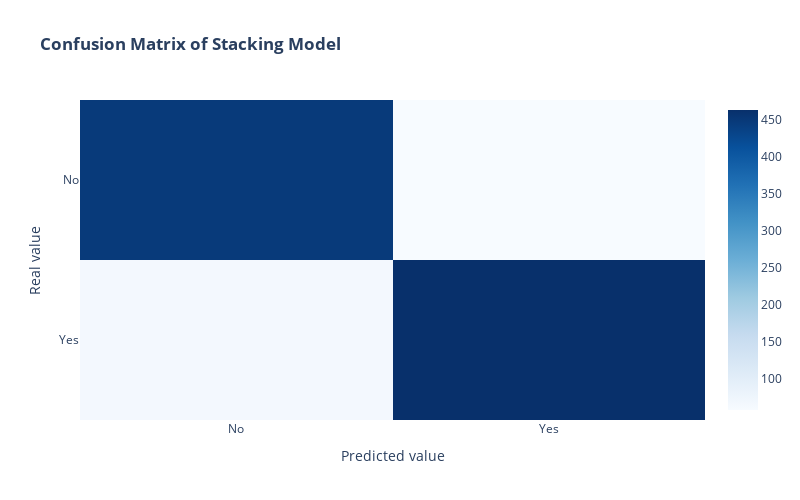

This figure's notebook cell:
### Code cell
from sklearn.metrics import confusion_matrix
import plotly.graph_objects as go
import plotly.io as pio

# Assuming y_pred is your predicted values
# Replace this with the actual predictions from your model
y_pred = Stack.predict(X_test)

cm = confusion_matrix(y_test, y_pred)
cm = cm.astype(int)

fig = go.Figure(data=go.Heatmap(z=cm[::-1], x=['No', 'Yes'], y=['Yes', 'No'], colorscale='Blues', text=cm[::-1]))

fig.update_layout(
    title_text='<b>Confusion Matrix of Stacking Model<b>',
    xaxis_title='Predicted value',
    yaxis_title='Real value',
    width=800,
    height=500,
)

# Display the figure
fig.show()

# Save the figure as an HTML file (optional)
pio.write_html(fig, file='confusion_matrix.html')

### Figure 1 — Plotly figure (JSON) as saved in the notebook; plotly's stock layout.template omitted (floating-point values rounded to 4 significant figures)
{"data": [{"colorscale": [[0, "rgb(247,251,255)"], [0.125, "rgb(222,235,247)"], [0.25, "rgb(198,219,239)"], [0.375, "rgb(158,202,225)"], [0.5, "rgb(107,174,214)"], [0.625, "rgb(66,146,198)"], [0.75, "rgb(33,113,181)"], [0.875, "rgb(8,81,156)"], [1, "rgb(8,48,107)"]], "text": [[67, 463], [447, 58]], "x": ["No", "Yes"], "y": ["Yes", "No"], "z": [[67, 463], [447, 58]], "type": "heatmap"}], "layout": {"title": {"text": "<b>Confusion Matrix of Stacking Model<b>"}, "xaxis": {"title": {"text": "Predicted value"}}, "yaxis": {"title": {"text": "Real value"}}, "width": 800, "height": 500}}
